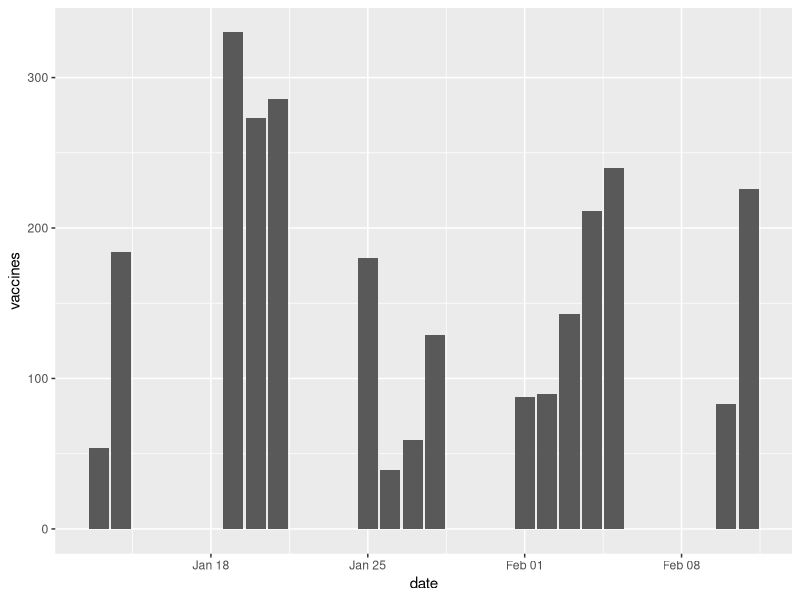

Recreate this plot in R. (Note: this script raises an error after producing the figure.)
# Author: Charmaine Runes
# Project: Cicero x SSW Collaboration

library(tidyverse)
library(tidyr)
library(dplyr)
library(readr)
library(ggplot2)
library(scales)
library(stringr)
library(here)
library(zoo)
library(ggtext)
library(viridis)

ar2_data <- read_csv(here("data","AR (2) - Foia JAN 24 JAN 29 RANGE.csv"),
                     col_types = cols(.default = "c"))
ar3_data <- read_csv(here("data","AR (3) - AR (3).csv"),
                     col_types = cols(.default = "c"))
ar4_data <- read_csv(here("data", "AR (4) - FOIA FEB 9 FEB 12 RANGE.csv"), 
                     col_types = cols(.default = "c"))
ar5_data <- read_csv(here("data", "AR FOIA (5) - AR FOIA (5).csv"), 
                     col_types = cols(.default = "c"))
ar6_data <- read_csv(here("data", "AR (6) - FOIA jan 31 feb 6th range (1).csv"), 
                     col_types = cols(.default = "c"))
crosswalk <- read_csv(here("data", "cook_county_zip_city_crosswalk.csv"),
                           col_types = cols(.default = "c"))

colnames(ar2_data) <- c("zip", "date_time") # Are these first or second doses?
colnames(ar3_data) <- c("zip", "date_time") # Are these first or second doses?
colnames(ar4_data) <- c("zip", "date_time") # Note: these are SECOND doses (has extra row)
colnames(ar5_data) <- c("zip", "date_time") # Are these first or second doses?
colnames(ar6_data) <- c("zip", "date_time") # Note: these are FIRST doses (has extra row)
colnames(crosswalk) <- c("zip", "city", "empty")

# Clean up the data

crosswalk <- crosswalk %>% 
  select(zip, city)

# For the rest of the data
cleanData <- function(data, extraRow=FALSE) {
  if (extraRow) {
    data = data[-1,]
  }
  
  data.clean <- data %>% 
    separate(zip, c("zip", NA), sep="-", extra = "drop", fill = "right") %>% 
    separate(date_time, c("day.abb", "day", "month", "year", "time", "timezone"), sep=" ") %>% 
    mutate(month = match(month, month.abb),
           month = str_pad(month, width=2, pad="0"),
           day = str_pad(day, width=2, pad="0"),
           date = as.Date(str_c(year, month, day, sep="-"), "%Y-%m-%d"),
           zip  = substr(zip, 1, 5) # assumes that the first 5 numbers are correct, might want to revisit
    ) %>% 
    select(-timezone, -day.abb, -month, -year, -time) %>% 
    group_by(zip, date) %>% 
    summarize(vaccines = n())
  
  return (data.clean)
}

ar2_data.clean <- cleanData(ar2_data)
ar3_data.clean <- cleanData(ar3_data)
ar4_data.clean <- cleanData(ar4_data, extraRow=TRUE)
ar5_data.clean <- cleanData(ar5_data)
ar6_data.clean <- cleanData(ar6_data, extraRow=TRUE)

# Merge the data
full <- rbind(ar2_data.clean, ar3_data.clean, ar4_data.clean, ar5_data.clean, ar6_data.clean) %>% 
  merge(crosswalk) %>% 
  distinct() %>% 
  arrange(zip, date) 

# Look at just Cicero
cicero <- full %>% 
  filter(city == "Cicero")

ggplot(data=cicero, aes(date, vaccines)) +
  geom_bar(stat = "identity") 

# Look at all cities 
unique(full$city)

# How many total vacciones doses do we have in these datasets?
sum_doses <- sum(full.total$total) # 8496

# Compare cities total
full.total <- full %>% 
  group_by(city, date) %>% 
  summarize(total = sum(vaccines)) %>% 
  arrange(date, desc(total))

cicero_vs_other <- full.total %>% 
  mutate(cicero = case_when(city == "Cicero" ~ "Cicero",
                            city != "Cicero" ~ "Other",
                            is.na(city) ~ "NA")) %>% 
  group_by(cicero, date) %>% 
  summarize(total = sum(total)) %>% 
  arrange(cicero, date)

ggplot(data=cicero_vs_other, 
       aes(date, total, fill=factor(cicero, levels=c("NA","Other", "Cicero")))) +
  geom_bar(position="fill", stat="identity") + 
  scale_fill_viridis(discrete = T, name="", direction=-1) +
  scale_y_continuous(labels = scales::percent_format(accuracy=1), 
                     breaks=seq(0, 1, 0.25)) +
  xlab("Date") + ylab("Percent of total doses that day, by city") +
  theme(
    axis.ticks = element_blank(),
    panel.grid.major.y = element_line(size=0.5, linetype="dotted", colour ="lightgrey"),
    panel.grid.major.x = element_blank(),
    panel.grid.minor = element_blank(),
    panel.border = element_blank(),
    panel.background = element_rect(fill = "white", colour = "white"))

# Try a streamgraph?
# Try a circular barplot? 


# Questions
# - We can only add these up if we think of them as just doses, and not first or second. Does first or second dose matter for this analysis?
# - Do missing dates mean no vaccines were given or that we just don't have the data?
# Are these the ZIP codes of all the people who received vaccines in Cicero?
# What are the main suburbs we want to compare Cicero to?

